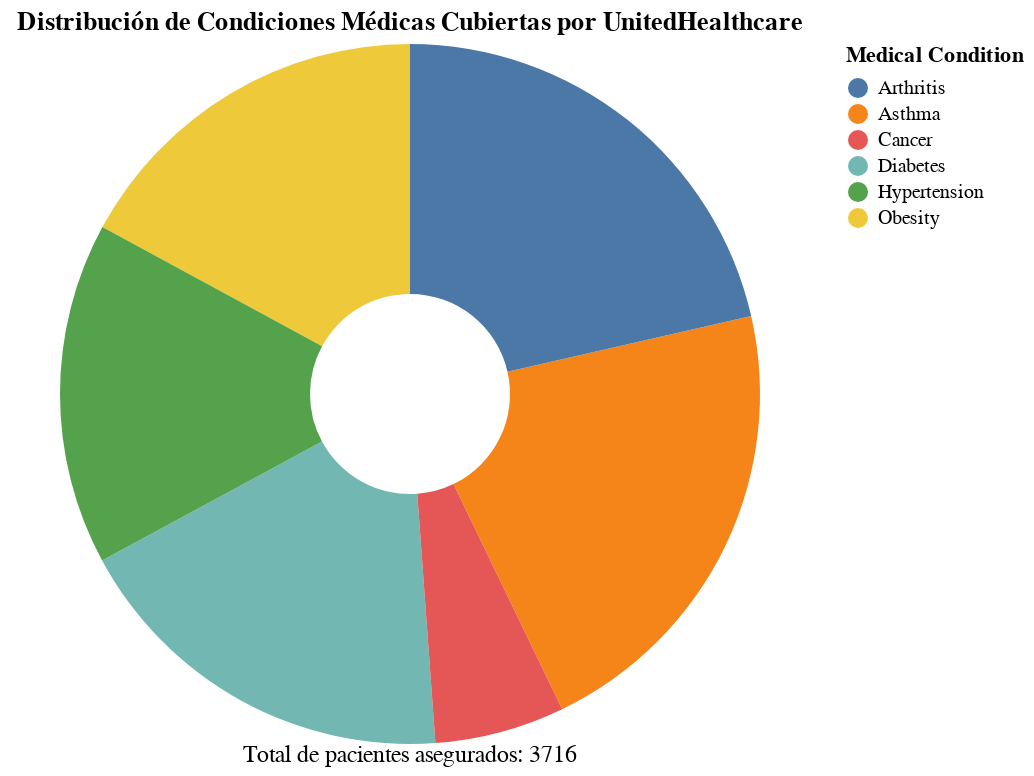

Source (notebook cell):
### Markdown cell above
Ahora veamos cuáles son las condicionas más manejadas por nuestra principal aseguradora.

### Code cell
# Filtra los datos para la aseguradora específica
aseguradora = 'UnitedHealthcare'
df_aseguradora = df_1[df_1['Insurance Provider'] == aseguradora]

# Contar el número de pacientes por condición médica para la aseguradora
conteo_condiciones = df_aseguradora['Medical Condition'].value_counts().reset_index()
conteo_condiciones.columns = ['Medical Condition', 'Count']

# Calcular el total de pacientes asegurados por la aseguradora
total_pacientes_aseguradora = len(df_aseguradora)

# Calcular el porcentaje para cada condición médica
conteo_condiciones['Percentage'] = (conteo_condiciones['Count'] / total_pacientes_aseguradora) * 100

# Crear el gráfico de pastel con Altair
chart = alt.Chart(conteo_condiciones).mark_arc(innerRadius=50).encode(
    theta=alt.Theta(field='Percentage', type='quantitative'),
    color=alt.Color(field='Medical Condition', type='nominal'),
    tooltip=['Medical Condition', 'Count', 'Percentage:Q']
).properties(
    title=f'Distribución de Condiciones Médicas Cubiertas por {aseguradora}'
)

# Crear un texto informativo con Altair
text = alt.Chart(pd.DataFrame({
    'text': [f'Total de pacientes asegurados: {total_pacientes_aseguradora}']
})).mark_text(
    align='center',
    baseline='middle',
    fontSize=12,
    dy=180
).encode(
    text='text:N'
)

# Combinar el gráfico y el texto en una sola visualización usando alt.layer
final_chart = alt.layer(chart, text).properties(
    height=350  # Ajusta la altura total de la visualización si es necesario
)

final_chart

### Figure 1 — Vega-Lite specification as saved in the notebook (floating-point values rounded to 4 significant figures)
{"config": {"view": {"continuousWidth": 400, "continuousHeight": 300}}, "layer": [{"data": {"name": "data-d3dc462da61c4bc855dbbf07defcb49a"}, "mark": {"type": "arc", "innerRadius": 50}, "encoding": {"color": {"field": "Medical Condition", "type": "nominal"}, "theta": {"field": "Percentage", "type": "quantitative"}, "tooltip": [{"field": "Medical Condition", "type": "nominal"}, {"field": "Count", "type": "quantitative"}, {"field": "Percentage", "type": "quantitative"}]}, "title": "Distribución de Condiciones Médicas Cubiertas por UnitedHealthcare"}, {"data": {"name": "data-22dc68d9289efe91df71de28e672f039"}, "mark": {"type": "text", "align": "center", "baseline": "middle", "dy": 180, "fontSize": 12}, "encoding": {"text": {"field": "text", "type": "nominal"}}}], "height": 350, "$schema": "https://vega.github.io/schema/vega-lite/v4.17.0.json", "datasets": {"data-d3dc462da61c4bc855dbbf07defcb49a": [{"Medical Condition": "Asthma", "Count": 796, "Percentage": 21.42}, {"Medical Condition": "Arthritis", "Count": 796, "Percentage": 21.42}, {"Medical Condition": "Diabetes", "Count": 679, "Percentage": 18.27}, {"Medical Condition": "Obesity", "Count": 635, "Percentage": 17.09}, {"Medical Condition": "Hypertension", "Count": 587, "Percentage": 15.8}, {"Medical Condition": "Cancer", "Count": 223, "Percentage": 6.001}], "data-22dc68d9289efe91df71de28e672f039": [{"text": "Total de pacientes asegurados: 3716"}]}}
